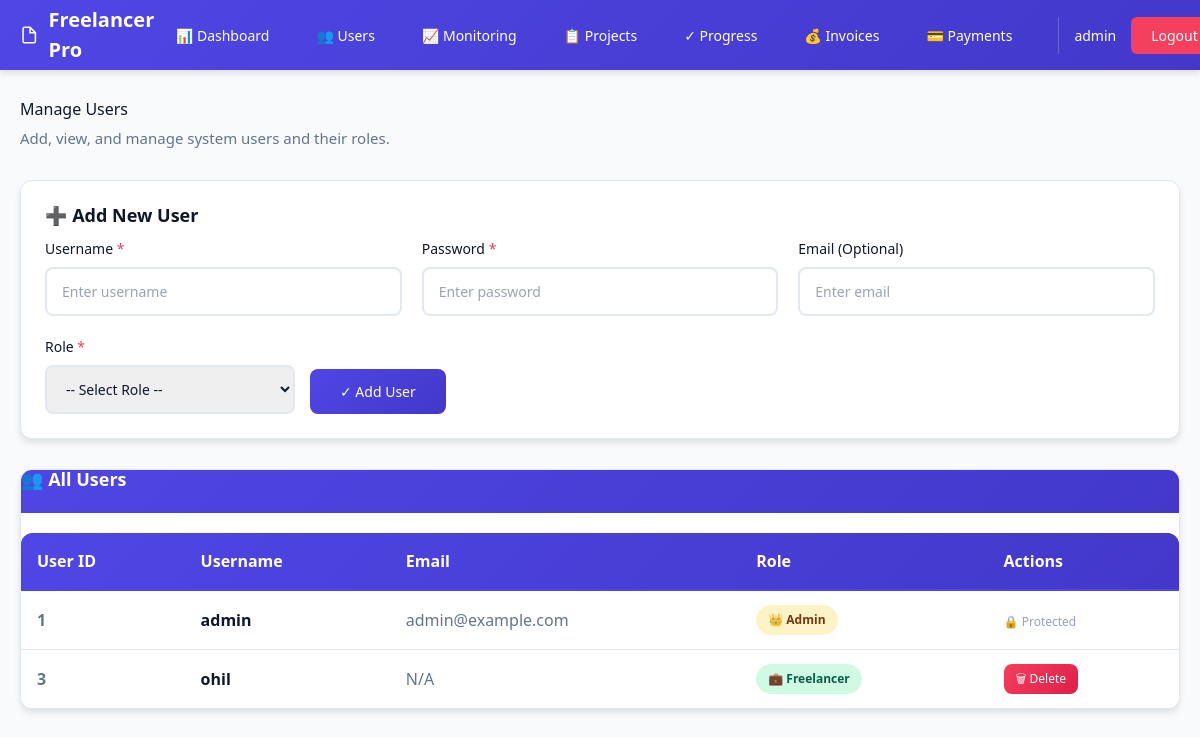
Page /manage_users (signed in) on the committed database.
### tables this page shows
CREATE TABLE users (
    id INTEGER PRIMARY KEY AUTOINCREMENT,
    username TEXT UNIQUE,
    password TEXT,
    role TEXT
, email TEXT, created_at TIMESTAMP, status TEXT);

### app.py (the view, shortened to what this page needs)
@app.route("/manage_users", methods=["GET", "POST"])
@admin_required
def manage_users():
    conn = get_db_connection()
    error = None
    users = conn.execute("SELECT * FROM users").fetchall()
    close_db_connection(conn)
    return render_template("manage_users.html", users=users, error=error)

### app.py (called while the page is built)
def admin_required(f):
    @wraps(f)
    def decorated_function(*args, **kwargs):
        if "user_id" not in session:
            return redirect("/login")
        if session.get("role") != "admin":
            return "Access Denied", 403
        return f(*args, **kwargs)
    return decorated_function

### database.py (called while the page is built)
def get_db_connection():
    conn = sqlite3.connect(DATABASE_PATH)
    conn.row_factory = sqlite3.Row
    return conn

def close_db_connection(conn):
    if conn:
        conn.close()

### templates/manage_users.html (shortened to what this page needs)
{% extends "base.html" %}
{% block content %}
<div>
    <div style="margin-bottom: 30px;">
        <h1 style="margin-bottom: 8px;">Manage Users</h1>
        <p style="color: #64748b; font-size: 15px;">Add, view, and manage system users and their roles.</p>
    </div>
    <div class="card" style="margin-bottom: 30px;">
        <h2 class="card-title" style="margin-top: 0;">➕ Add New User</h2>
        <form method="POST">
            <div style="display: grid; grid-template-columns: repeat(3, 1fr); gap: 20px; margin-bottom: 20px;">
                <div>
                    <label for="username" style="display: block; margin-bottom: 8px; font-weight: 500; font-size: 14px;">
                        Username <span style="color: #f43f5e;">*</span>
                    </label>
                    <input
                        type="text"
                        id="username"
                        name="username"
                        placeholder="Enter username"
                        required
                        style="width: 100%; padding: 12px 15px; border: 2px solid #e2e8f0; border-radius: 8px; font-family: inherit; font-size: 14px;"
                    >
                </div>
                <div>
                    <label for="password" style="display: block; margin-bottom: 8px; font-weight: 500; font-size: 14px;">
                        Password <span style="color: #f43f5e;">*</span>
                    </label>
                    <input
                        type="password"
                        id="password"
                        name="password"
                        placeholder="Enter password"
                        required
                        style="width: 100%; padding: 12px 15px; border: 2px solid #e2e8f0; border-radius: 8px; font-family: inherit; font-size: 14px;"
                    >
                </div>
                <div>
                    <label for="email" style="display: block; margin-bottom: 8px; font-weight: 500; font-size: 14px;">
                        Email (Optional)
                    </label>
                    <input
                        type="email"
                        id="email"
                        name="email"
                        placeholder="Enter email"
                        style="width: 100%; padding: 12px 15px; border: 2px solid #e2e8f0; border-radius: 8px; font-family: inherit; font-size: 14px;"
                    >
                </div>
            </div>
            <div style="display: flex; gap: 15px; align-items: flex-end;">
                <div style="flex: 1; max-width: 250px;">
                    <label for="role" style="display: block; margin-bottom: 8px; font-weight: 500; font-size: 14px;">
                        Role <span style="color: #f43f5e;">*</span>
                    </label>
                    <select
                        id="role"
                        name="role"
                        required
                        style="width: 100%; padding: 12px 15px; border: 2px solid #e2e8f0; border-radius: 8px; font-family: inherit; font-size: 14px;"
                    >
                        <option value="">-- Select Role --</option>
                    </select>
                </div>
                <button type="submit" class="btn btn-primary" style="padding: 12px 30px;">
                    ✓ Add User
                </button>
            </div>
        </form>
    </div>
    <div class="card" style="padding: 0; overflow: hidden;">
        <div class="card-header">👥 All Users</div>
        <div style="overflow-x: auto;">
            <table style="margin-top: 0; box-shadow: none;">
                <thead>
                    <tr style="background: linear-gradient(135deg, #4f46e5 0%, #4338ca 100%); color: white;">
                        <th style="border-bottom: 2px solid #4f46e5; color: white;">User ID</th>
                        <th style="border-bottom: 2px solid #4f46e5; color: white;">Username</th>
                        <th style="border-bottom: 2px solid #4f46e5; color: white;">Email</th>
                        <th style="border-bottom: 2px solid #4f46e5; color: white;">Role</th>
                        <th style="border-bottom: 2px solid #4f46e5; color: white;">Actions</th>
                    </tr>
                </thead>
                <tbody>
                    {% if users %}
                        {% for user in users %}
                        <tr>
                            <td style="font-weight: 600; color: #64748b;">{{ user.id }}</td>
                            <td style="font-weight: 600; color: #0f172a;">{{ user.username }}</td>
                            <td style="color: #64748b;">{{ user.email if user.email else "N/A" }}</td>
                            <td>
                                {% if user.role == "admin" %}
                                    <span class="badge" style="background-color: #fef3c7; color: #78350f;">👑 Admin</span>
                                {% else %}
                                    <span class="badge badge-success">💼 Freelancer</span>
                                {% endif %}
                            </td>
                            <td>
                                {% if user.role != "admin" %}
                                    <a href="/delete_user/{{ user.id }}" class="btn btn-danger" style="padding: 6px 12px; font-size: 12px;" onclick="return confirm('Are you sure you want to delete this user?');">
                                        🗑 Delete
                                    </a>
                                {% else %}
                                    <span style="color: #94a3b8; font-size: 12px;">🔒 Protected</span>
                                {% endif %}
                            </td>
                        </tr>
                        {% endfor %}
                    {% else %}
                        <tr>
                            <td colspan="5" style="text-align: center; color: #94a3b8; padding: 40px;">
                                No users found yet.
                            </td>
                        </tr>
                    {% endif %}
                </tbody>
            </table>
        </div>
    </div>
</div>
{% endblock %}

### static/css/style.css (style rules this page uses)
:root { --primary-color: #4f46e5; --primary-dark: #4338ca; --secondary-color: #10b981; --accent-color: #f59e0b; --danger-color: #f43f5e; --warning-color: #f97316; --success-color: #10b981; --info-color: #0ea5e9; --bg-color: #f8fafc; --text-color: #0f172a; --border-color: #e2e8f0; --shadow: 0 4px 6px rgba(0, 0, 0, 0.1); --shadow-lg: 0 10px 25px rgba(0, 0, 0, 0.1); }
* { margin: 0; padding: 0; box-sizing: border-box; }
body { font-family: 'Segoe UI', Tahoma, Geneva, Verdana, sans-serif; background-color: var(--bg-color); color: var(--text-color); line-height: 1.6; }
h1, h2, h3, h4, h5, h6 { font-weight: 600; line-height: 1.2; margin-bottom: 1rem; }
h1 { font-size: 32px; color: var(--text-color); }
h2 { font-size: 24px; color: var(--text-color); }
.card { background: white; border-radius: 12px; padding: 24px; box-shadow: var(--shadow); transition: all 0.3s ease; border: 1px solid var(--border-color); }
.card-header { background: linear-gradient(135deg, var(--primary-color) 0%, var(--primary-dark) 100%); color: white; padding: 20px 24px; margin: -24px -24px 20px -24px; border-radius: 12px 12px 0 0; font-weight: 600; font-size: 18px; }
.card-title { font-size: 18px; font-weight: 600; color: var(--text-color); margin-bottom: 12px; }
.btn { display: inline-block; padding: 10px 20px; border-radius: 8px; text-decoration: none; font-weight: 500; border: none; cursor: pointer; transition: all 0.3s ease; font-size: 14px; text-align: center; }
.btn-primary { background: linear-gradient(135deg, var(--primary-color) 0%, var(--primary-dark) 100%); color: white; }
.btn-danger { background: linear-gradient(135deg, var(--danger-color) 0%, #e11d48 100%); color: white; }
input, select, textarea { width: 100%; padding: 12px 15px; margin-bottom: 15px; border: 2px solid var(--border-color); border-radius: 8px; font-family: inherit; font-size: 14px; transition: all 0.3s ease; }
input::placeholder { color: #94a3b8; }
button { background: linear-gradient(135deg, var(--primary-color) 0%, var(--primary-dark) 100%); color: white; padding: 12px 24px; border: none; border-radius: 8px; cursor: pointer; font-weight: 500; transition: all 0.3s ease; font-size: 14px; }
table { width: 100%; border-collapse: collapse; margin-top: 20px; background-color: white; border-radius: 12px; overflow: hidden; box-shadow: var(--shadow); }
thead { background: linear-gradient(135deg, var(--primary-color) 0%, var(--primary-dark) 100%); color: white; }
th { padding: 16px; text-align: left; font-weight: 600; border-bottom: 2px solid var(--border-color); }
td { padding: 14px 16px; border-bottom: 1px solid var(--border-color); }
tr:last-child td { border-bottom: none; }
.badge { display: inline-block; padding: 6px 12px; border-radius: 20px; font-size: 12px; font-weight: 600; white-space: nowrap; }
.badge-success { background-color: #d1fae5; color: #065f46; }

### templates/base.html (style rules this page uses)
:root { --color-primary: #4f46e5; --color-primary-dark: #4338ca; --color-secondary: #10b981; --color-accent: #f59e0b; --color-danger: #f43f5e; --color-bg: #f8fafc; --color-text: #0f172a; --color-border: #e2e8f0; }
* { margin: 0; padding: 0; box-sizing: border-box; }
body { font-family: 'Segoe UI', Tahoma, Geneva, Verdana, sans-serif; background-color: var(--color-bg); color: var(--color-text); }

### rows in the picture
users: id "1", username "admin", email "admin@example.com", role "👑 Admin"
users: id "3", username "ohil", email "N/A", role "💼 Freelancer"

### other values in the picture
{{ session.get("username") }} "admin"
